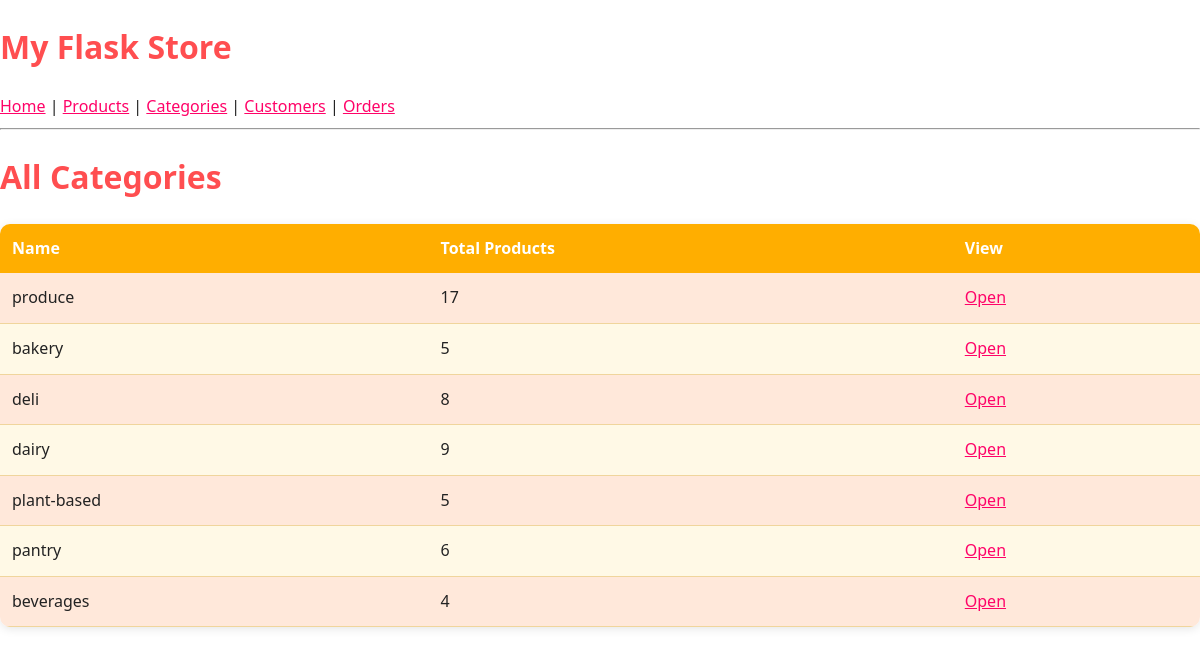
The page /categories on the database its author committed.
### models.py (models this page shows)
class Category(db.Model):
    __tablename__ = "categories"
    id = db.mapped_column(db.Integer, primary_key=True)
    category_name = db.mapped_column(db.String, nullable=False)
    products = db.relationship("Product", back_populates="category")

### app.py (the view)
@app.route("/categories")
def categories():
    stmt = db.select(Category)
    categories = db.session.execute(stmt).scalars()
    return render_template("categories.html", categories=categories)

### templates/categories.html
{% extends "base.html" %}
{% block content %}
<h1>All Categories</h1>
<table>
    <tr>
        <th>Name</th>
        <th>Total Products</th>
        <th>View</th>
    </tr>
    {% for c in categories %}
    <tr>
        <td>{{ c.category_name }}</td>
        <td>{{ c.products|length }}</td>
        <td><a href="{{ url_for('category_detail', name=c.category_name) }}">Open</a></td>
    </tr>
    {% endfor %}
</table>
{% endblock %}

### templates/base.html (shortened to what this page needs)
<!DOCTYPE html>
<html>
<head>
    <link rel="stylesheet" href="{{ url_for('static', filename='style.css') }}">
</head>
<body>
    <header>
        <h1>My Flask Store</h1>
        <nav>
            <a href="{{ url_for('home') }}">Home</a> |
            <a href="{{ url_for('products') }}">Products</a> |
            <a href="{{ url_for('categories') }}">Categories</a> |
            <a href="{{ url_for('customers') }}">Customers</a> |
            <a href="{{ url_for('orders_list') }}">Orders</a>
        </nav>
        <hr>
    </header>
    <main>
        {% block content %}{% endblock %}
    </main>
</body>
</html>

### static/style.css (style rules this page uses)
body { margin: 0; padding: 0; font-family: "Segoe UI", Arial, sans-serif; background: #ffffff; color: #222; line-height: 1.6; }
h1 { color: #ff4e50; }
a { color: #ff0368; }
table { width: 100%; border-collapse: collapse; margin: 20px 0; border-radius: 10px; overflow: hidden; box-shadow: 0 2px 10px rgba(0,0,0,0.1); }
table th { background: #ffae00; color: white; padding: 12px; font-size: 16px; text-align: left; }
table td { padding: 12px; background: #fff9e6; border-bottom: 1px solid #f0d59c; }
table tr:nth-child(even) td { background: #ffe8da; }

### rows shown on the page
Category: category_name "produce", products|length "17"
Category: category_name "bakery", products|length "5"
Category: category_name "deli", products|length "8"
Category: category_name "dairy", products|length "9"
Category: category_name "plant-based", products|length "5"
Category: category_name "pantry", products|length "6"
Category: category_name "beverages", products|length "4"
